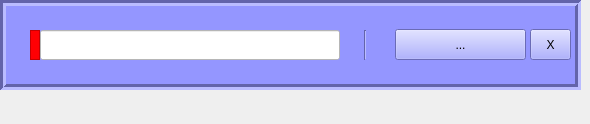
<?xml version="1.0" encoding="UTF-8"?>
<ui version="4.0">
 <class>Form</class>
 <widget class="QWidget" name="Form">
  <property name="enabled">
   <bool>true</bool>
  </property>
  <property name="geometry">
   <rect>
    <x>0</x>
    <y>0</y>
    <width>590</width>
    <height>124</height>
   </rect>
  </property>
  <property name="minimumSize">
   <size>
    <width>570</width>
    <height>0</height>
   </size>
  </property>
  <property name="maximumSize">
   <size>
    <width>590</width>
    <height>16777215</height>
   </size>
  </property>
  <property name="windowTitle">
   <string>Form</string>
  </property>
  <widget class="QFrame" name="frame_2">
   <property name="geometry">
    <rect>
     <x>0</x>
     <y>0</y>
     <width>581</width>
     <height>90</height>
    </rect>
   </property>
   <property name="styleSheet">
    <string notr="true">background-color: rgb(148, 150, 255);</string>
   </property>
   <property name="frameShape">
    <enum>QFrame::Box</enum>
   </property>
   <property name="frameShadow">
    <enum>QFrame::Sunken</enum>
   </property>
   <property name="lineWidth">
    <number>3</number>
   </property>
   <widget class="Line" name="line">
    <property name="geometry">
     <rect>
      <x>340</x>
      <y>30</y>
      <width>51</width>
      <height>30</height>
     </rect>
    </property>
    <property name="orientation">
     <enum>Qt::Vertical</enum>
    </property>
   </widget>
   <widget class="QLineEdit" name="le_word">
    <property name="enabled">
     <bool>false</bool>
    </property>
    <property name="geometry">
     <rect>
      <x>40</x>
      <y>30</y>
      <width>300</width>
      <height>30</height>
     </rect>
    </property>
    <property name="sizePolicy">
     <sizepolicy hsizetype="Ignored" vsizetype="Fixed">
      <horstretch>0</horstretch>
      <verstretch>0</verstretch>
     </sizepolicy>
    </property>
    <property name="styleSheet">
     <string notr="true">font: 18pt &quot;Franklin Gothic Demi&quot;;
color: rgb(0, 0, 0);
background-color: rgb(255, 255, 255);</string>
    </property>
   </widget>
   <widget class="QFrame" name="frame">
    <property name="geometry">
     <rect>
      <x>30</x>
      <y>30</y>
      <width>10</width>
      <height>30</height>
     </rect>
    </property>
    <property name="sizePolicy">
     <sizepolicy hsizetype="Fixed" vsizetype="Expanding">
      <horstretch>0</horstretch>
      <verstretch>0</verstretch>
     </sizepolicy>
    </property>
    <property name="maximumSize">
     <size>
      <width>10</width>
      <height>16777215</height>
     </size>
    </property>
    <property name="styleSheet">
     <string notr="true">background-color: rgb(255, 0, 4);</string>
    </property>
    <property name="frameShape">
     <enum>QFrame::StyledPanel</enum>
    </property>
    <property name="frameShadow">
     <enum>QFrame::Raised</enum>
    </property>
   </widget>
   <widget class="QToolButton" name="pb_config">
    <property name="geometry">
     <rect>
      <x>395</x>
      <y>29</y>
      <width>131</width>
      <height>31</height>
     </rect>
    </property>
    <property name="sizePolicy">
     <sizepolicy hsizetype="Fixed" vsizetype="Fixed">
      <horstretch>0</horstretch>
      <verstretch>0</verstretch>
     </sizepolicy>
    </property>
    <property name="styleSheet">
     <string notr="true">font: 18pt &quot;Franklin Gothic Demi&quot;;
background-color: rgb(148, 150, 255);</string>
    </property>
    <property name="text">
     <string>...</string>
    </property>
   </widget>
   <widget class="QToolButton" name="bt_delete">
    <property name="geometry">
     <rect>
      <x>530</x>
      <y>29</y>
      <width>41</width>
      <height>31</height>
     </rect>
    </property>
    <property name="styleSheet">
     <string notr="true">font: 18pt &quot;Franklin Gothic Demi&quot;;
background-color: rgb(148, 150, 255);</string>
    </property>
    <property name="text">
     <string>X</string>
    </property>
   </widget>
  </widget>
 </widget>
 <resources/>
 <connections/>
</ui>
